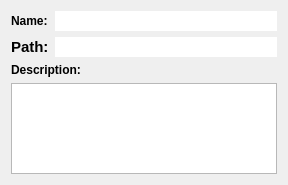
<?xml version="1.0" encoding="UTF-8"?>
<ui version="4.0">
 <class>PRDesignerGeneral</class>
 <widget class="QWidget" name="PRDesignerGeneral">
  <property name="geometry">
   <rect>
    <x>0</x>
    <y>0</y>
    <width>288</width>
    <height>185</height>
   </rect>
  </property>
  <property name="windowTitle">
   <string>Atom Label</string>
  </property>
  <property name="toolTip">
   <string/>
  </property>
  <layout class="QGridLayout" name="gridLayout">
   <item row="0" column="1">
    <widget class="QLabel" name="label2">
     <property name="sizePolicy">
      <sizepolicy hsizetype="Maximum" vsizetype="Preferred">
       <horstretch>0</horstretch>
       <verstretch>0</verstretch>
      </sizepolicy>
     </property>
     <property name="text">
      <string>&lt;b&gt;Name:&lt;/b&gt;</string>
     </property>
    </widget>
   </item>
   <item row="0" column="2" colspan="2">
    <widget class="QLineEdit" name="nameLE">
     <property name="frame">
      <bool>false</bool>
     </property>
     <property name="readOnly">
      <bool>true</bool>
     </property>
    </widget>
   </item>
   <item row="3" column="1" colspan="3">
    <widget class="QLabel" name="label3">
     <property name="text">
      <string>&lt;b&gt;Description:&lt;/b&gt;</string>
     </property>
     <property name="alignment">
      <set>Qt::AlignLeading|Qt::AlignLeft|Qt::AlignVCenter</set>
     </property>
    </widget>
   </item>
   <item row="1" column="1">
    <widget class="QLabel" name="label">
     <property name="sizePolicy">
      <sizepolicy hsizetype="Maximum" vsizetype="Preferred">
       <horstretch>0</horstretch>
       <verstretch>0</verstretch>
      </sizepolicy>
     </property>
     <property name="text">
      <string>&lt;!DOCTYPE HTML PUBLIC &quot;-//W3C//DTD HTML 4.0//EN&quot; &quot;http://www.w3.org/TR/REC-html40/strict.dtd&quot;&gt;
&lt;html&gt;&lt;head&gt;&lt;meta name=&quot;qrichtext&quot; content=&quot;1&quot; /&gt;&lt;style type=&quot;text/css&quot;&gt;
p, li { white-space: pre-wrap; }
&lt;/style&gt;&lt;/head&gt;&lt;body style=&quot; font-family:'Ubuntu'; font-size:11pt; font-weight:400; font-style:normal;&quot;&gt;
&lt;p style=&quot; margin-top:0px; margin-bottom:0px; margin-left:0px; margin-right:0px; -qt-block-indent:0; text-indent:0px;&quot;&gt;&lt;span style=&quot; font-weight:600;&quot;&gt;Path:&lt;/span&gt;&lt;/p&gt;&lt;/body&gt;&lt;/html&gt;</string>
     </property>
    </widget>
   </item>
   <item row="1" column="2" colspan="2">
    <widget class="QLineEdit" name="pathLE">
     <property name="frame">
      <bool>false</bool>
     </property>
     <property name="readOnly">
      <bool>true</bool>
     </property>
    </widget>
   </item>
   <item row="4" column="1" colspan="3">
    <widget class="QTextEdit" name="descriptionTE"/>
   </item>
  </layout>
 </widget>
 <resources/>
 <connections/>
</ui>
